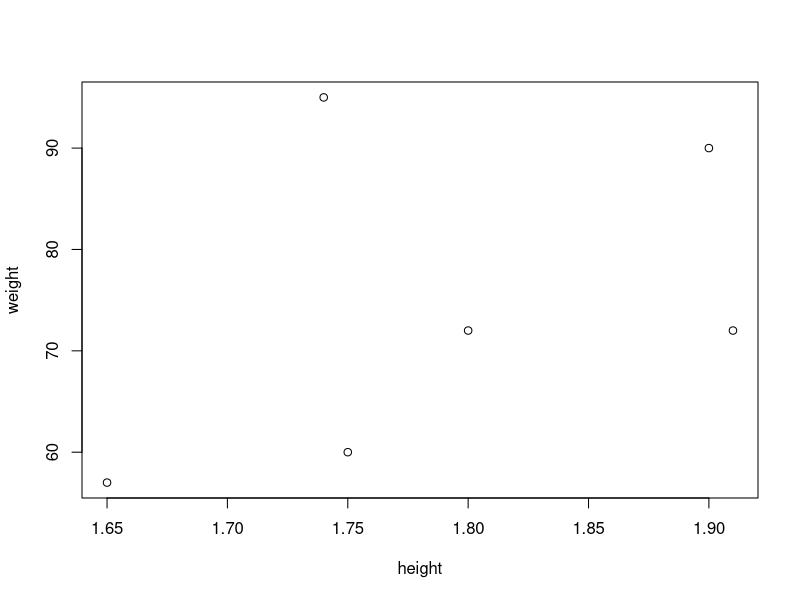
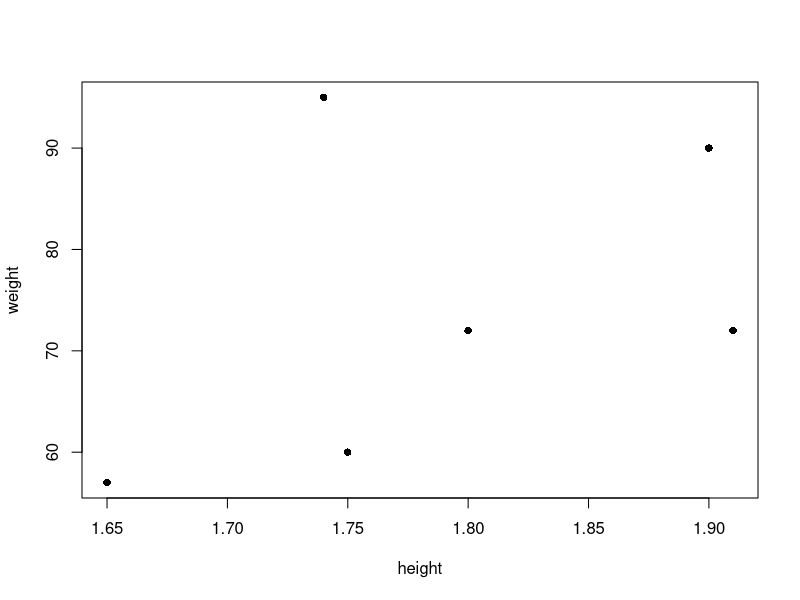
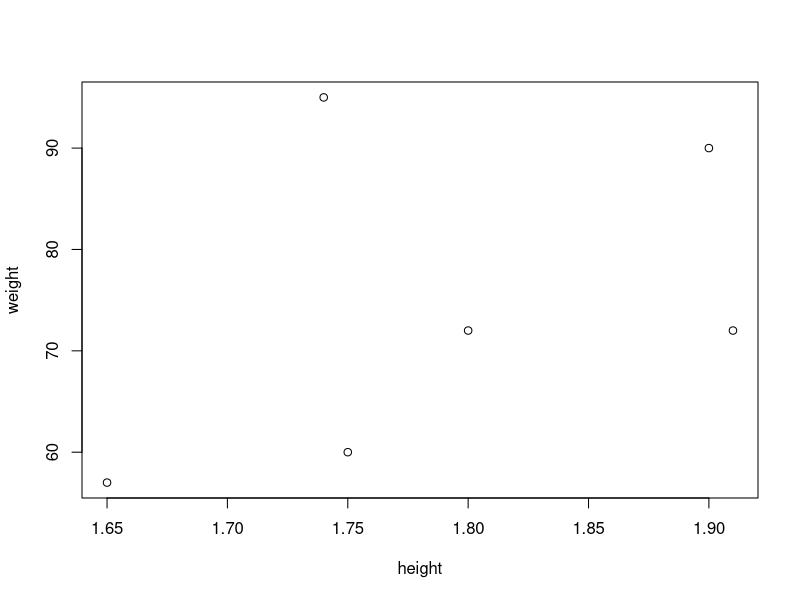

Source code (R) for these figures, in order:
######################################
# Statistics for data science: R 
# 
# http://didawiki.di.unipi.it/doku.php/mds/sds/
######################################

# [CTRL-Enter] to execute a line

###### Script Lesson 02: Introduction and basics ##########

# What is R? https://en.wikipedia.org/wiki/R_(programming_language) 
# CRAN https://cran.r-project.org/ 
# RStudio https://www.rstudio.com/ 

# An interpreted expression language (case sensitive)
2+2
3*NA # NA is missing
1/0 # Inf
0/0 # NaN
exp(2) # basic functions
2^4 # power
log(4) # default base is exp(1)

# Variables and assignments (Global Environment in RStudio or ls())
x <- 2 # or 
3 -> x
y = 2
x+x
s = sqrt(2)
s*s
s*s == 2 # FALSE
s*s - 2 # small difference due to finite-precision arithmetic
!TRUE
TRUE | FALSE
TRUE & NA # 3-valued logic
# Reserved/better not to use names: c,q,t,C,D,F,I,T

# Vectors, recycling and vector arithmetic- c() stands for "concatenate"
weight <- c(60, 72, 57, 90, 95, 72)
weight # [k] in the output means the index of the first element in the line
a = weight/2
a
a = weight/c(1,2) # recycling
a
height <- c(1.75, 1.80, 1.65, 1.90, 1.74, 1.91)
bmi <- weight/height^2
bmi

xbar <- sum(weight)/length(weight) # mean
mean(weight) # mean function
weight - xbar
sqrt(sum((weight - xbar)^2)/(length(weight) - 1)) # sd
sd(weight) # sd function
example(mean) # example usage of mean (or other R functions)

# Graphics, parameters: positional and named, default
plot(height, weight) # https://www.rdocumentation.org/packages/graphics/versions/3.6.2/topics/plot
plot(height, weight, pch=16)
plot(y=weight,x=height)

# Scalar/vector types
a = 2
a = 'mario'
c(FALSE, 3) # upcasting
c(FALSE, 'mario', 3)
a = c("mario", 'rossi') # strings with " and ' delimiters
cat(a, sep=',') # output with concatenation
bmi > 25 # booleans

#  Create vectors
x <- c(1, 2, 3)
y <- c(10, 20)
z <- c(x, y, 5) # inner concatenation
z
x
x[5] = 5 # extend vector 
x
x[4] # will be NA
c(1) # is the scalar 1 

# named vectors 
x <- c(red="Huey", blue="Dewey", green="Louie") 
x["red"]
names(x)
names(x) = c() # discard names
x

#  vector access
z
z[1] # first element position is *1*
z[2:4] # last position is *included*
z[c(1, 4)] # elements 1 and 4
z[-1] # *except* first element
z[c(-1, -4)]
z>5 # vector of boolean
z[z>5] # conditioning
which(z>5) # positions whose values satisfy a condition
z[2*1:(length(z)/2)] # only even positions
z[z>=5 & z<=10] # vectorized AND of conditions

# seq ("sequence"), is used for equidistant series of numbers
4:10
seq(4,10) # or 
seq(4,10,2) # in Python 4:10:2
# rep ("replicate")
rep(1,5)
rep(1:2,2)
rep(c(1,2),c(10,15))

# Arrays are vectors with a given dimensionality 
# (1 = unidimensional, 2 = matrix, 3, .)
z
dim(z) # as Python shape
dim(z) = c(2, 3)
dim(z)
z
z[1,] # first row
z[,1] # first col
z[1,2]

z = array( 1:12, c(3,4) )
z
x= matrix(1:12,nrow=3,byrow=T)
x
rownames(x) <- LETTERS[1:3]
x
x["A",]
t(x)  # transposed
y = c(10, 20, 30)
cbind(x, y)
rbind(x, seq(10, 40, 10))
# matrix index
x <- array(1:20, dim=c(4,5))
x
x[1,3]
i <- array(c(1:3,3:1), dim=c(3,2))
i
x[i]

# Operators on arrays - not done - see [B2] Sect. 5.7 on matrix facilities
# %o% # outer product
# %*% # matrix multiplication
# crossprod(x, y) # is t(X) %*% y
# diag(M)
# solve(A,b)

# Factors = categorical values (in Python categorical)
pain <- factor(c("none","severe","medium","medium","mild")) # categorical values - nominal
pain
levels(pain)
cut( 1:10, breaks = c(0, 3, 10)) # discretization into intervals

# lists = ordered collection of objects of possibly different type
intake.pre <- c(5260,5470,5640,6180,6390, 6515,6805,7515,7515,8230,8770)
intake.post <- c(3910,4220,3885,5160,5645, 4680,5265,5975,6790,6900,7335)
mylist <- list(intake.pre, intake.post, "mario")
mylist
# list with name
mylist <- list(before=intake.pre,after=intake.post)
mylist

# list with name, close to a dictionary
Lst <- list(name="Fred", wife="Mary", no.children=3, child.ages=c(4,7,9))
Lst
Lst[[1]] # or 
Lst[["name"]] # or 
Lst$name
Lst[1] # sublist
Lst[c(1, 2)]
length(Lst)
append(mylist, Lst) # list appending

# data frame = dataset = table = list of vectors or factors of the same length
d <- data.frame(intake.pre,intake.post)
d
length(d)
nrow(d)
d[1,2] # access element
d[c(3, 6),1] # access elements
d[5,] # access whole row
d[1:6,] # access whole rows 
head(d) # first 6 rows
d[1] # sub-frame with first column
d[c(1,1,2)] # or with selected columns
d[[1]] # first column as a vector
d[,1] # or
rownames(d)
colnames(d)
d$intake.pre = NULL # remove element
d

# complex numbers
w = 5 + 1i;
2i*w

# data summaries, object class
summary(height)
class(height)
summary(z)
class(z)
summary(d)
class(d)
class(Lst)
class(w)

# implicit loops
lapply(mylist, mean)
sapply(mylist, mean)
